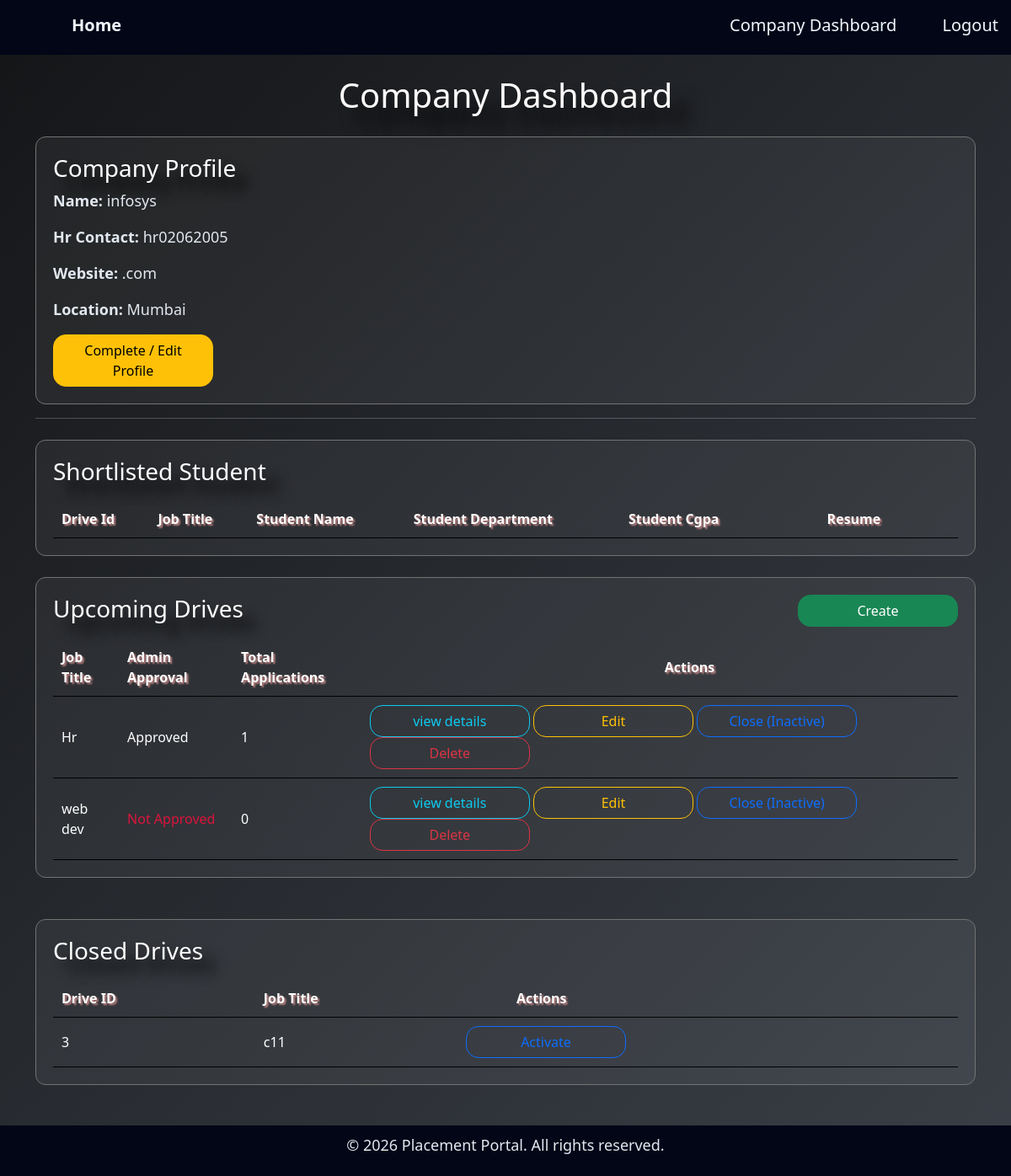
Before: /companydash (signed in) with the older database file.
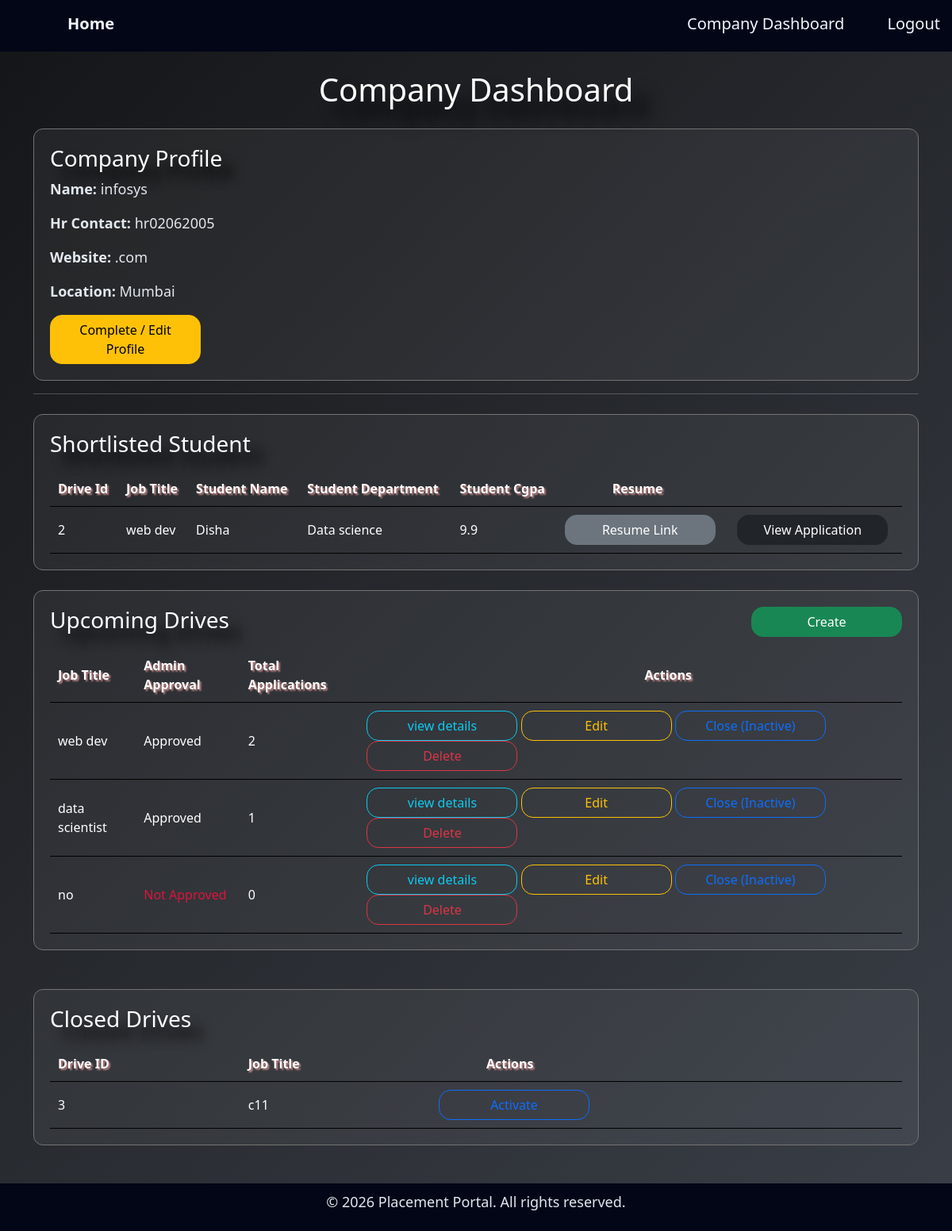
After: the same page with the newer database file.
### application/models.py (models this page shows)
class Placementdrive(db.Model):
    id = db.Column(db.Integer, primary_key=True)
    company_id = db.Column(db.Integer, db.ForeignKey('companyprofile.id'), nullable=False)
    job_title = db.Column(db.String(150), nullable=False)
    job_description = db.Column(db.Text(500), nullable=False)
    salary= db.Column(db.String(50), nullable=False)
    is_approved = db.Column(db.Boolean, default=False)
    is_closed = db.Column(db.Boolean, default=False)
    company = db.relationship('Companyprofile', back_populates='drives')
    applications = db.relationship('Application', back_populates='drive',cascade="all, delete")

class Application(db.Model):
    id = db.Column(db.Integer, primary_key=True)
    student_id = db.Column(db.Integer, db.ForeignKey('studentprofile.id'), nullable=False)
    drive_id = db.Column(db.Integer, db.ForeignKey('placementdrive.id'), nullable=False)
    application_date = db.Column(db.DateTime, default=datetime.utcnow)
    status = db.Column(db.String(50), default='Applied')  #Applied/Shortlisted/Selected/Rejected
    student = db.relationship('Studentprofile', back_populates='applications')
    drive = db.relationship('Placementdrive', back_populates='applications')

class Studentprofile(db.Model):
    id = db.Column(db.Integer, primary_key=True)
    user_id = db.Column(db.Integer, db.ForeignKey('user.id'), unique=True, nullable=False)
    student_name = db.Column(db.String(50), nullable=False)
    department = db.Column(db.String(150), nullable=False)
    cgpa = db.Column(db.Float, nullable=False)
    resume = db.Column(db.String(500))
    user = db.relationship('User', back_populates='student_profile')
    applications = db.relationship('Application', back_populates='student',cascade="all, delete")

### application/controllers.py (the view)
@app.route('/companydash',methods=['GET','POST'])
def companydash():
   if 'user_id' not in session:
      return redirect(url_for('login'))
   company = Companyprofile.query.filter_by(user_id=session['user_id']).first()
   if not company:
      return redirect(url_for('company_profile'))
   drives = Placementdrive.query.filter_by(company_id=company.id, is_closed=False).all()
   closed_drives = Placementdrive.query.filter_by(company_id=company.id,is_closed=True).all()
   drive_data=[]
   for drive in drives:
      total_apps = Application.query.filter_by(drive_id=drive.id).count()
      apps= Application.query.filter_by(drive_id=drive.id, status='Shortlist').all()
      shortlist = []
      for app in apps:
        if app.student.user.is_approved == True:
            shortlist.append(app)
      drive_data.append({
         "job": drive,
         "total_apps": total_apps,
         "shortlist": shortlist
      })
   return render_template('companydash.html',
                          company=company,
                          drives=drive_data,
                          closed_drives=closed_drives)

### templates/companydash.html (shortened to what this page needs)
{% extends "base.html" %}
{% block content %}
   <div class="container">
  <h1>Company Dashboard</h1>
  <div class="card">
    <h3>Company Profile</h3>
    {% if company and company.company_name %}
        <p><b>Name:</b> {{ company.company_name }}</p>
        <p><b>Hr Contact:</b> {{ company.hr_contact }}</p>
        <p><b>Website:</b> {{ company.website }}</p>
        <p><b>Location:</b> {{ company.location }}</p>
    {% else %}
        <p style="font-style: italic; font-weight: bold; color: brown;">Profile Incomplete</p>
    {% endif %}
    <a href="/company_profile">
        <button class="btn btn-warning">Complete / Edit Profile</button>
    </a>
</div>
<hr>
<div class="card">
  <h3>Shortlisted Student</h3>
  <table>
    <thead>
      <th>Drive Id</th>
      <th>Job Title</th>
      <th>Student Name</th>
      <th>Student Department</th>
      <th>Student Cgpa</th>
      <th style="padding-left: 70px;">Resume</th>
      <th></th>
    </thead>
    <tbody>
    {% if drives %}
      {% for item in drives %}
       {% for app in item.shortlist %}
      <tr>
        <td>{{item.job.id}}</td>
        <td>{{item.job.job_title}}</td>
        <td>{{app.student.student_name}}</td>
        <td>{{app.student.department}}</td>
        <td>{{app.student.cgpa}}</td>
        <td><a href="{{ app.student.resume }}" target="_blank" class="btn btn-secondary">Resume Link</a></td>
        <td><a href="{{url_for('review_application', app_id=app.id)}}" class="btn btn-dark">View Application</a></td>
      </tr>
        {% endfor %}
      {% endfor %}
    {% else %}
  <tr>
   <td style="color:#1461ce;">No shortlisted student yet.</td>
   </tr>
  {% endif %}
    </tbody>
  </table>
</div>
   <div class="card">
    <div style="display: flex;">
    <div><h3>Upcoming Drives</h3></div> <div style="margin-left: auto ;"><a href="/create_drive"><button class="btn btn-success">Create</button></a></div>
  </div>
    <table>
  <thead>
    <tr>
      <th>Job Title</th>
      <th>Admin Approval</th>
      <th>Total Applications</th>
      <th style="padding-left: 360px;">Actions</th>
    </tr>
  </thead>
  <tbody>
    {% if drives %}
      {% for item in drives %}
    <tr>
      <td>{{item.job.job_title }}</td>
      <td>
        {% if item.job.is_approved %}
          <span>Approved</span>
        {% else %}
          <span style="color: crimson;">Not Approved</span>
        {% endif %}
      </td>
      <td>{{item.total_apps}}</td>
      <td><a href="{{url_for('view_drives', drive_id=item.job.id)}}" class="btn btn-outline-info">view details</a>
        <a href="{{url_for('company_edit', drive_id=item.job.id)}}" class="btn btn-outline-warning">Edit</a>
        <a href="{{url_for('company_close', drive_id=item.job.id)}}" class="btn btn-outline-primary">Close (Inactive)</a>
        <a href="{{url_for('company_delete', drive_id=item.job.id)}}" class="btn btn-outline-danger">Delete</a></td>
    </tr>
         {% endfor %}
  {% else %}
  <tr>
   <td style="color:#1461ce;">No jobs posted yet.</td>
   </tr>
  {% endif %}
  </tbody>
</table>
   </div>
   <br>
   <div class="card">
      <h3>Closed Drives</h3>
      <table>
  <thead>
    <tr>
      <th>Drive ID</th>
      <th>Job Title</th>
      <th style="padding-left: 70px;">Actions</th>
    </tr>
  </thead>
  <tbody>
    {% for drive in closed_drives %}
    <tr>
      <td>{{drive.id}}</td>
      <td>{{drive.job_title}}</td>
      <td><a href="{{url_for('company_open', drive_id=drive.id)}}">
          <button class="btn btn-outline-primary">Activate</button></a></td>
    </tr>
      {% endfor %}
  </tbody>
</table>
   </div>
</div>
{% endblock %}

Changed rows visible on the page:
removed Placementdrive: job.job_title "Hr"
added Application: {{ item.job.id }} "2", {{ item.job.job_title }} "web dev", student.student_name "Disha", student.department "Data science", student.cgpa "9.9"
changed Placementdrive "web dev": is_approved False → True (drawn)
added Placementdrive: job.job_title "data scientist"
added Placementdrive: job.job_title "no"
Other visible differences:
new list line: "web dev"
new list line: "Approved 2 view details Edit Close (Inactive) Delete"
new list line: "Approved 1 view details Edit Close (Inactive) Delete"
new list line: "Not Approved 0 view details Edit Close (Inactive) Delete"
list line gone: "Approved 1 view details Edit Close (Inactive) Delete"
list line gone: "web dev"
list line gone: "Not Approved 0 view details Edit Close (Inactive) Delete"
